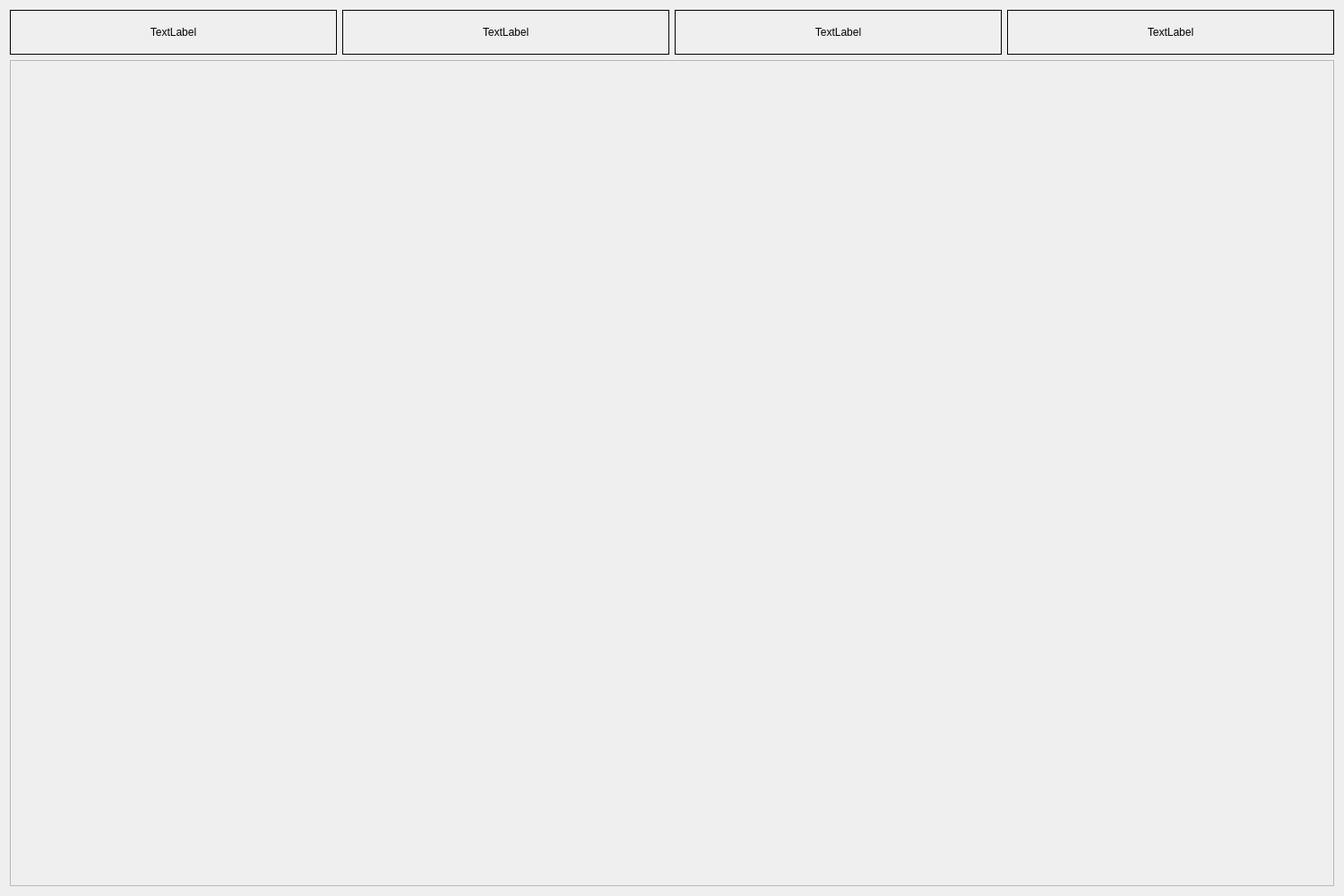
<?xml version="1.0" encoding="UTF-8"?>
<ui version="4.0">
 <class>TimeDistCurveFilter</class>
 <widget class="QDialog" name="TimeDistCurveFilter">
  <property name="geometry">
   <rect>
    <x>0</x>
    <y>0</y>
    <width>1500</width>
    <height>1000</height>
   </rect>
  </property>
  <property name="windowTitle">
   <string>Dialog</string>
  </property>
  <layout class="QVBoxLayout" name="verticalLayout">
   <item>
    <layout class="QHBoxLayout" name="horizontalLayout">
     <item>
      <widget class="QLabel" name="nTotal">
       <property name="sizePolicy">
        <sizepolicy hsizetype="Preferred" vsizetype="Fixed">
         <horstretch>0</horstretch>
         <verstretch>0</verstretch>
        </sizepolicy>
       </property>
       <property name="minimumSize">
        <size>
         <width>0</width>
         <height>50</height>
        </size>
       </property>
       <property name="frameShape">
        <enum>QFrame::Box</enum>
       </property>
       <property name="text">
        <string>TextLabel</string>
       </property>
       <property name="alignment">
        <set>Qt::AlignCenter</set>
       </property>
      </widget>
     </item>
     <item>
      <widget class="QLabel" name="nError">
       <property name="sizePolicy">
        <sizepolicy hsizetype="Preferred" vsizetype="Fixed">
         <horstretch>0</horstretch>
         <verstretch>0</verstretch>
        </sizepolicy>
       </property>
       <property name="minimumSize">
        <size>
         <width>0</width>
         <height>50</height>
        </size>
       </property>
       <property name="frameShape">
        <enum>QFrame::Box</enum>
       </property>
       <property name="text">
        <string>TextLabel</string>
       </property>
       <property name="alignment">
        <set>Qt::AlignCenter</set>
       </property>
      </widget>
     </item>
     <item>
      <widget class="QLabel" name="nUsed">
       <property name="sizePolicy">
        <sizepolicy hsizetype="Preferred" vsizetype="Fixed">
         <horstretch>0</horstretch>
         <verstretch>0</verstretch>
        </sizepolicy>
       </property>
       <property name="minimumSize">
        <size>
         <width>0</width>
         <height>50</height>
        </size>
       </property>
       <property name="frameShape">
        <enum>QFrame::Box</enum>
       </property>
       <property name="text">
        <string>TextLabel</string>
       </property>
       <property name="alignment">
        <set>Qt::AlignCenter</set>
       </property>
      </widget>
     </item>
     <item>
      <widget class="QLabel" name="pgaVel">
       <property name="sizePolicy">
        <sizepolicy hsizetype="Preferred" vsizetype="Fixed">
         <horstretch>0</horstretch>
         <verstretch>0</verstretch>
        </sizepolicy>
       </property>
       <property name="minimumSize">
        <size>
         <width>0</width>
         <height>50</height>
        </size>
       </property>
       <property name="frameShape">
        <enum>QFrame::Box</enum>
       </property>
       <property name="text">
        <string>TextLabel</string>
       </property>
       <property name="alignment">
        <set>Qt::AlignCenter</set>
       </property>
      </widget>
     </item>
    </layout>
   </item>
   <item>
    <widget class="QFrame" name="frame">
     <property name="frameShape">
      <enum>QFrame::StyledPanel</enum>
     </property>
     <property name="frameShadow">
      <enum>QFrame::Raised</enum>
     </property>
     <layout class="QHBoxLayout" name="horizontalLayout_6">
      <item>
       <layout class="QHBoxLayout" name="graph1LO"/>
      </item>
      <item>
       <layout class="QHBoxLayout" name="graph2LO"/>
      </item>
      <item>
       <layout class="QHBoxLayout" name="horizontalLayout_5"/>
      </item>
     </layout>
    </widget>
   </item>
  </layout>
 </widget>
 <resources/>
 <connections/>
</ui>
